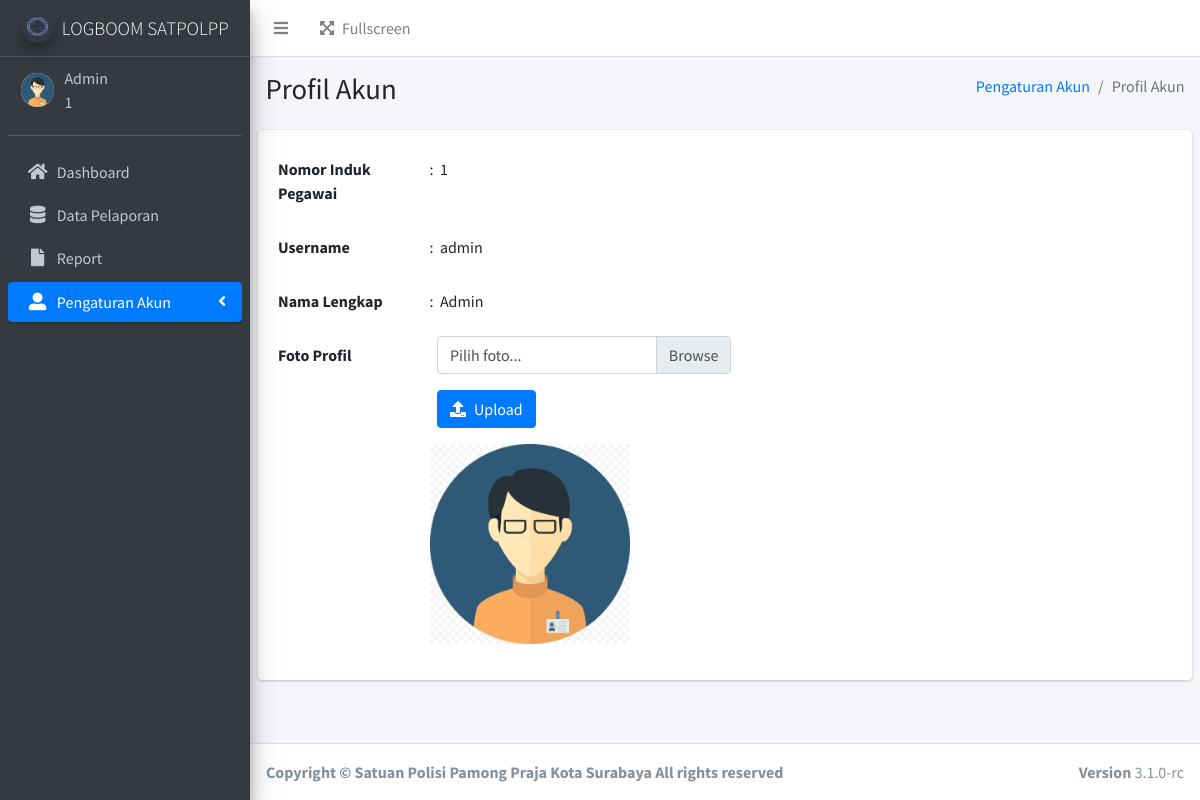
Page /admin/profil.php (signed in) on the committed database.
### tables this page shows
CREATE TABLE `user` (
  `user_id` varchar(16) NOT NULL,
  `username` varchar(20) NOT NULL,
  `password` varchar(255) NOT NULL,
  `name` varchar(30) NOT NULL,
  `img` varchar(255) NOT NULL,
  `status` tinyint(4) NOT NULL
);

### function.php (called while the page is built, shortened)
<?php
$db_host = "localhost";
$db_user = "root";
$db_pass = "";
$db_name = "logboom";
$conn = mysqli_connect($db_host,$db_user,$db_pass,$db_name);
function query($query) {
    global $conn;
    $result = mysqli_query($conn, $query);
    $rows = [];
    while ($row = mysqli_fetch_assoc($result)) {
        $rows[] = $row;
    }
    return $rows;
}
?>

### admin/profil.php (the view, shortened to what this page needs)
<?php
include "templates/header.php";
include "templates/sidebar-atur-akun.php";
$id = $_SESSION['login']['user_id'];
$data = query("SELECT * FROM user WHERE user_id = '$id'")[0];
?>
  <div class="content-wrapper">
    <section class="content-header">
      <div class="container-fluid">
        <div class="row mb-2">
          <div class="col-sm-6">
            <h1>Profil Akun</h1>
          </div>
          <div class="col-sm-6">
            <ol class="breadcrumb float-sm-right">
              <li class="breadcrumb-item"><a href="#">Pengaturan Akun</a></li>
              <li class="breadcrumb-item active">Profil Akun</li>
            </ol>
          </div>
        </div>
      </div>
    </section>
    <section class="content">
      <div class="card">
        <div class="card-body">
          <div class="form-group row">
            <label for="id" class="col-sm-2 col-form-label">Nomor Induk Pegawai</label>
            <div class="col-sm-10">
              <input type="text" readonly class="form-control-plaintext" id="id" value=":  <?= $data['user_id'];?>">
            </div>
          </div>
          <div class="form-group row">
            <label for="username" class="col-sm-2 col-form-label">Username</label>
            <div class="col-sm-10">
              <input type="text" readonly class="form-control-plaintext" id="username" value=":  <?= $data['username'];?>">
            </div>
          </div>
          <div class="form-group row">
            <label for="username" class="col-sm-2 col-form-label">Nama Lengkap</label>
            <div class="col-sm-10">
              <input type="text" readonly class="form-control-plaintext" id="username" value=":  <?= $data['name'];?>">
            </div>
          </div>
          <div class="form-group row">
            <label for="username" class="col-sm-2 col-form-label">Foto Profil</label>
            <div class="col-sm-10">
              <div class="col-md-5">
              <form action="" method="POST" enctype="multipart/form-data">
                <div class="input-group mb-3">
                  <div class="custom-file">
                    <label class="custom-file-label" for="foto">Pilih foto...</label>
                  </div>
                </div>
                <button type="submit" name="submit" class="btn btn-primary mb-3"><span class="fas fa-upload mr-2"></span>Upload</button>
              </form>
              </div>
              <img src="../assets/img/profile/<?= $data['img']; ?>" alt="user image" width="200" height="200" style="border: 1px;">
            </div>
          </div>
        </div>
      </div>
    </section>
  </div>
<?php
include "templates/footer.php";
?>

### admin/templates/header.php (shortened to what this page needs)
<?php
include '../function.php';
?>
<!DOCTYPE html>
<html lang="en">
<head>
  <link rel="stylesheet" href="../assets/plugins/fontawesome-free/css/all.min.css">
  <link rel="stylesheet" href="../assets/plugins/datatables-bs4/css/dataTables.bootstrap4.min.css">
  <link rel="stylesheet" href="../assets/plugins/datatables-buttons/css/buttons.bootstrap4.min.css">
  <link rel="stylesheet" href="../assets/plugins/datatables-responsive/css/responsive.bootstrap4.min.css">
  <link rel="stylesheet" href="../assets/dist/css/adminlte.min.css">
  <link rel="stylesheet" href="../assets/plugins/jquery-ui/jquery-ui.min.css">
</head>
<body class="hold-transition sidebar-mini">
<div class="wrapper">
  <nav class="main-header navbar navbar-expand navbar-white navbar-light">
    <ul class="navbar-nav">
      <li class="nav-item">
        <a class="nav-link" data-widget="pushmenu" href="#" role="button"><i class="fas fa-bars"></i></a>
      </li>
    <ul class="navbar-nav ml-auto">
      <li class="nav-item">
        <a class="nav-link" data-widget="fullscreen" href="#" role="button">
          <i class="fas fa-expand-arrows-alt mr-2"></i>Fullscreen
        </a>
      </li>
    </ul>
  </nav>
    <aside class="main-sidebar sidebar-dark-primary elevation-4">
    <a href="index.php" class="brand-link">
      <img src="../assets/dist/img/LOGBOOM.png" alt="LOGBOOM" class="brand-image img-circle elevation-3" style="opacity: .8">
      <span class="brand-text font-weight-light" style="font-size: 19px;">LOGBOOM SATPOLPP</span>
    </a>
    <div class="sidebar">
      <div class="user-panel mt-3 pb-3 mb-3 d-flex">
        <div class="image">
          <?php
          $id = $_SESSION["login"]["user_id"];
          $data = query("SELECT * FROM user WHERE user_id = '$id'")[0];
          ?>
          <img src="../assets/img/profile/<?= $data['img'];?> " class="img-circle" alt="User Image">
        </div>
        <div class="info">
          <a class="d-block" style="cursor: default; margin-top:-12px;"><?php echo  $_SESSION["login"]["name"] ?></a>
          <a class="d-block" style="cursor: default;"><?php echo  $_SESSION["login"]["user_id"] ?></a>
        </div>
      </div>

### rows in the picture
user: img (picture), user_id ": 1", username ": admin", name ": Admin"

### other values in the picture
$_SESSION["login"]["name"] "Admin"
$_SESSION["login"]["user_id"] "1"
